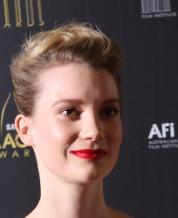
#> input picture data_faces/img_align_celeba/000100.jpg, 178 x 218 px, found by its file name; its folder holds only this picture in this run
$ jupyter execute --allow-errors prepare_dataset.ipynb   (shell and % lines are left out)
#> lines starting #> are read from the running program, lines starting #| are printed output that depends on the picture; after the words box and inside, x2 and y2 are one past the last pixel; in counts of white or black regions, pixels touching at a corner belong together
#> further down, image is the input picture: shape (218, 178, 3); mean B, G, R 80.8, 83.1, 102.1
[cell 1]
# !mkdir data_faces && wget https://s3-us-west-1.amazonaws.com/udacity-dlnfd/datasets/celeba.zip

[cell 2]
# import zipfile

# with zipfile.ZipFile("celeba.zip","r") as zip_ref:
#     zip_ref.extractall("data_faces/")

[cell 3]
import requests
import os

import matplotlib.pyplot as plt
import numpy as np
import pandas as pd

from skimage.io import imread
from sklearn.model_selection import train_test_split

[cell 4]
import cv2, glob
import skimage
import ipywidgets as widgets
from ipywidgets import interact, interactive, fixed, interact_manual

import warnings
warnings.filterwarnings("ignore")
#> (the rest of this cell did not finish here and is left out)

[cell 5]
# [4 lines of commented-out code are left out]

[cell 6]
import os
import cv2
import random
import numpy as np

def preprocess_image(image, crop_size=(128, 128), scale_size=(128, 128), crop_start=(30, 40)):
#> called with crop_size = (128, 128), scale_size = (128, 128), crop_start = (30, 40)
    cropped_image = image[crop_start[1]:crop_start[1] + crop_size[1], crop_start[0]:crop_start[0] + crop_size[0]]
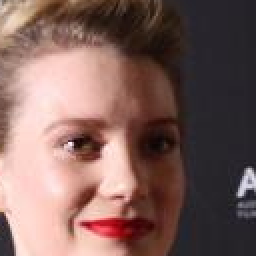
#> cropped_image: shape (128, 128, 3) (shown 2 times larger); mean B, G, R 91.9, 97.2, 126.4
    scaled_image = cv2.resize(cropped_image, scale_size, interpolation=cv2.INTER_AREA)
    return scaled_image

def random_block_mask(image, block_size=(64, 64)):
#> called with block_size = (64, 64)
    h, w, _ = image.shape
#> h = 128; w = 128
    x = random.randint(0, w - block_size[0])
#> x = 49
    y = random.randint(0, h - block_size[1])
#> y = 53
    mask = np.zeros_like(image)
    mask[y:y + block_size[1], x:x + block_size[0]] = 1
    masked_image = image.copy()
    noise = np.random.randint(0, 256, size=(block_size[1], block_size[0], 3), dtype=np.uint8)
    masked_image[y:y + block_size[1], x:x + block_size[0]] = noise
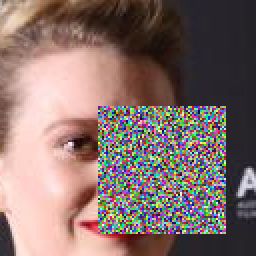
#> masked_image: shape (128, 128, 3) (shown 2 times larger); mean B, G, R 107.9, 112.5, 133.8
    return masked_image, mask

input_dir = " /home/x1112373/CS445-Object-Inpainting/data_face/img_align_celeba/"
output_dir = " /home/x1112373/facemask-removal/datasets/annotations/"
masked_output_dir = "celeba_20k_masked/"
mask_output_dir = "celeba_20k_binary/"

if not os.path.exists(output_dir):
    os.makedirs(output_dir)

if not os.path.exists(masked_output_dir):
    os.makedirs(masked_output_dir)

if not os.path.exists(mask_output_dir):
    os.makedirs(mask_output_dir)

for file_name in os.listdir(input_dir):
    input_path = os.path.join(input_dir, file_name)
    output_path = os.path.join(output_dir, file_name)
    masked_output_path = os.path.join(masked_output_dir, file_name)
    mask_output_path = os.path.join(mask_output_dir, file_name)

    image = cv2.imread(input_path)

    if image is not None:
        preprocessed_image = preprocess_image(image)
        masked_image, mask = random_block_mask(preprocessed_image)
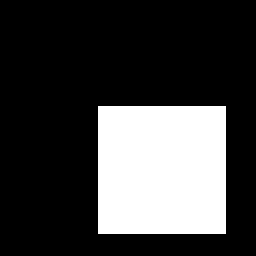
#> mask: shape (128, 128, 3) (shown 2 times larger); values 0 (black) and 1 (white), 25% white; 1 white region, box (x1, y1, x2, y2) and area: (49, 53, 113, 117) 4096

        cv2.imwrite(output_path, preprocessed_image)
        #cv2.imwrite(masked_output_path, masked_image)
        cv2.imwrite(mask_output_path, mask)
    else:
        print(f"Image {input_path} not found or not loaded correctly.")

[cell 7]
def visualize_images(original_image, masked_image, mask):
    fig, axs = plt.subplots(1, 3, figsize=(15, 5))

    axs[0].imshow(cv2.cvtColor(original_image, cv2.COLOR_BGR2RGB))
    axs[0].axis('off')
    axs[0].set_title('Original Image')

    axs[1].imshow(cv2.cvtColor(masked_image, cv2.COLOR_BGR2RGB))
    axs[1].axis('off')
    axs[1].set_title('Masked Image')

    axs[2].imshow(mask * 255, cmap='gray')
    axs[2].axis('off')
    axs[2].set_title('Mask')

    plt.show()
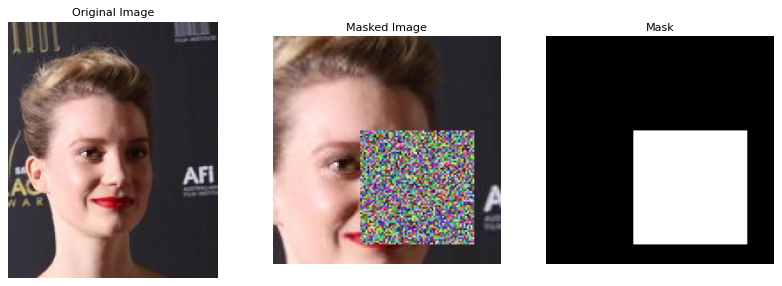
#> figure drawn by matplotlib, 3 panels

$ run again, on data_faces/img_align_celeba/000104.jpg
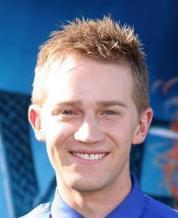
#> input picture data_faces/img_align_celeba/000104.jpg, 178 x 218 px, found by its file name
#> image is the input picture: shape (218, 178, 3); mean B, G, R 143.6, 119, 110
#> in random_block_mask, `masked_image[y:y + block_size[1], x:x + block_size[0]] = noise`:
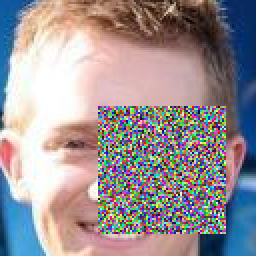
#> masked_image: shape (128, 128, 3) (shown 2 times larger); mean B, G, R 149.1, 145.5, 154.1
#> mask: shape (128, 128, 3); values 0 (black) and 1 (white), 25% white; 1 white region, box (x1, y1, x2, y2) and area: (49, 53, 113, 117) 4096
#> in visualize_images, `plt.show()`:
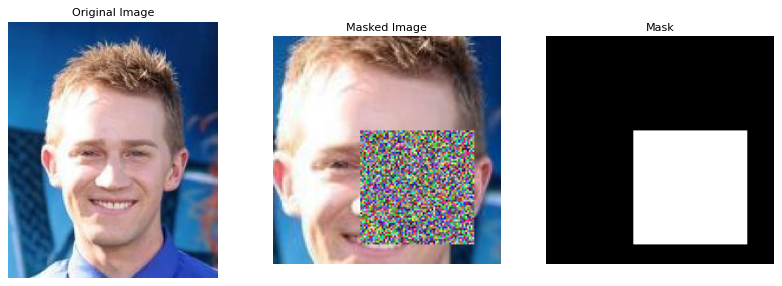
#> figure drawn by matplotlib, 3 panels

$ run again, on data_faces/img_align_celeba/000105.jpg
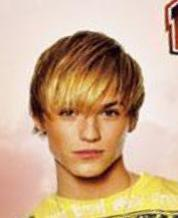
#> input picture data_faces/img_align_celeba/000105.jpg, 178 x 218 px, found by its file name
#> image is the input picture: shape (218, 178, 3); mean B, G, R 142.4, 173.3, 205.7
#> in random_block_mask, `masked_image[y:y + block_size[1], x:x + block_size[0]] = noise`:
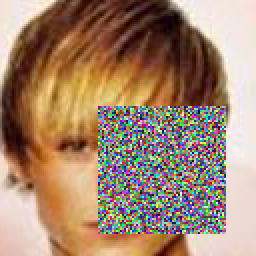
#> masked_image: shape (128, 128, 3) (shown 2 times larger); mean B, G, R 110.7, 133.9, 163.1
#> mask: shape (128, 128, 3); values 0 (black) and 1 (white), 25% white; 1 white region, box (x1, y1, x2, y2) and area: (49, 53, 113, 117) 4096
#> in visualize_images, `plt.show()`:
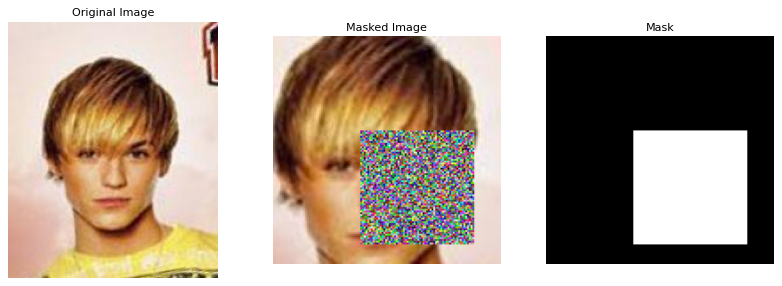
#> figure drawn by matplotlib, 3 panels

$ run again, on data_faces/img_align_celeba/000106.jpg
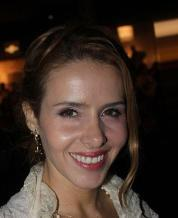
#> input picture data_faces/img_align_celeba/000106.jpg, 178 x 218 px, found by its file name
#> image is the input picture: shape (218, 178, 3); mean B, G, R 39.6, 48.5, 64.6
#> in random_block_mask, `masked_image[y:y + block_size[1], x:x + block_size[0]] = noise`:
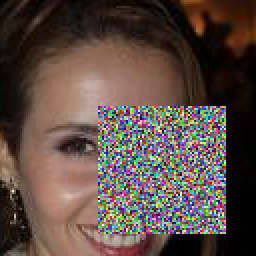
#> masked_image: shape (128, 128, 3) (shown 2 times larger); mean B, G, R 68.2, 75.8, 91.7
#> mask: shape (128, 128, 3); values 0 (black) and 1 (white), 25% white; 1 white region, box (x1, y1, x2, y2) and area: (49, 53, 113, 117) 4096
#> in visualize_images, `plt.show()`:
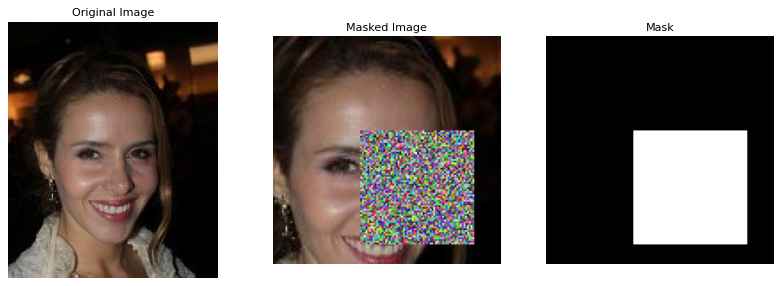
#> figure drawn by matplotlib, 3 panels

$ run again, on data_faces/img_align_celeba/000101.jpg
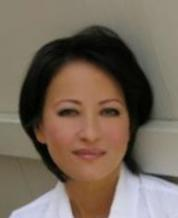
#> input picture data_faces/img_align_celeba/000101.jpg, 178 x 218 px, found by its file name
#> image is the input picture: shape (218, 178, 3); mean B, G, R 89.5, 103.3, 117.8
#> mask: shape (128, 128, 3); values 0 (black) and 1 (white), 25% white; 1 white region, box (x1, y1, x2, y2) and area: (49, 53, 113, 117) 4096
#> in visualize_images, `plt.show()`:
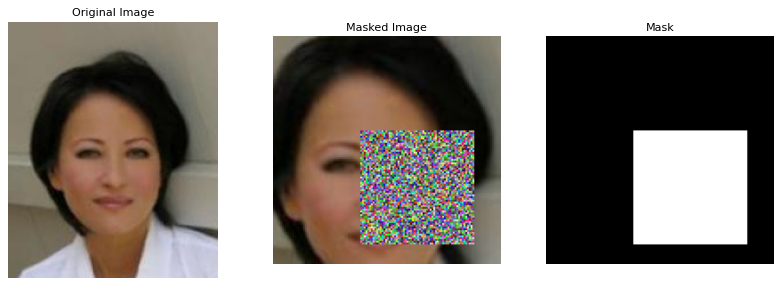
#> figure drawn by matplotlib, 3 panels
